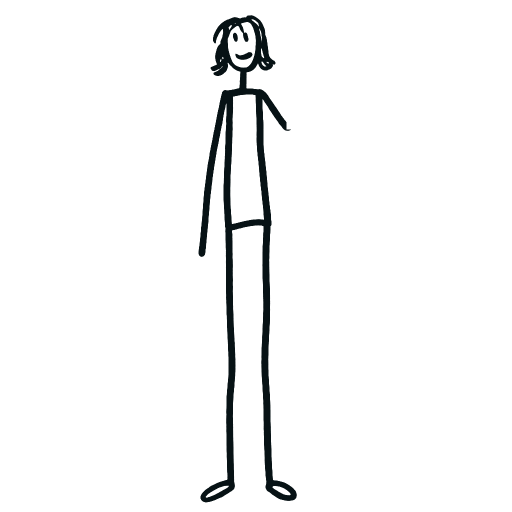
#> input picture assets/body.webp, 1024 x 1024 px (shown at 1/2 size)
$ python prepare_poses.py
#> lines starting #> are read from the running program, lines starting #| are printed output that depends on the picture
"""Build four new poses around the supplied, unchanged marker-drawn head.
Run after prepare_assets.py. Pillow is the only build dependency.
The website uses only the resulting small, transparent WebP files.
"""
from pathlib import Path
from PIL import Image, ImageDraw

ROOT = Path(__file__).resolve().parent
S = 3
INK = (7, 18, 21, 255)
original = Image.open(ROOT / 'assets/body.webp').convert('RGBA')
#> original is the input picture: PIL image 1024x1024 RGBA; mean R, G, B, A 0.3, 0.7, 0.8, 9.4
head = original.crop((414, 22, 556, 153))
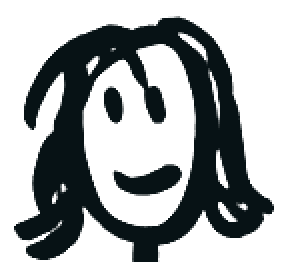
#> head: PIL image 142x131 RGBA (shown 2 times larger); mean R, G, B, A 2.8, 7.2, 8.4, 96.8; transparent parts drawn white

class Drawing:
    def __init__(self):
        self.im = Image.new('RGBA', (640*S, 640*S))
        self.d = ImageDraw.Draw(self.im)
    def path(self, start, *segments, width=8, color=INK):
        points = [start]
        for segment in segments:
            if len(segment) == 2:
                points.append(segment)
            else:
                x0,y0 = points[-1]
                x1,y1,x2,y2,x3,y3 = segment
                for i in range(1,41):
                    t=i/40; u=1-t
                    points.append((u*u*u*x0+3*u*u*t*x1+3*u*t*t*x2+t*t*t*x3,
                                   u*u*u*y0+3*u*u*t*y1+3*u*t*t*y2+t*t*t*y3))
        p=[(round(x*S),round(y*S)) for x,y in points]
        self.d.line(p,fill=color,width=round(width*S),joint='curve')
        r=width*S/2
        for x,y in (p[0],p[-1]):
            self.d.ellipse((x-r,y-r,x+r,y+r),fill=color)
    def face(self, x=234, y=34, w=160, glasses=False):
        h=round(w*head.height/head.width)
        self.im.alpha_composite(head.resize((w*S,h*S),Image.Resampling.LANCZOS),(x*S,y*S))
        if glasses:
            def P(a,b): return (x+(a-414)*w/142,y+(b-22)*w/142)
            # Open, slightly irregular professional frames: the original eyes stay visible.
            self.path(P(453,60), P(477,59),P(477,81),P(458,82),P(453,60),width=4.3)
            self.path(P(483,59),P(504,56),P(508,78),P(487,81),P(483,59),width=4.3)
            self.path(P(477,66),P(484,66),width=4)
            self.path(P(505,62),P(518,58),width=4)
    def save(self,name):
        self.im.resize((640,640),Image.Resampling.LANCZOS).save(ROOT/'assets'/f'egor-{name}.webp',lossless=True)

# Off duty: long limbs folded over a tiny, wonky stool.
a=Drawing()
#> in __init__, `self.im = Image.new('RGBA', (640*S, 640*S))`: self.im: PIL image 1920x1920 RGBA; every value is 0
a.path((248,419),(410,417),width=6)
#> the loop in path, `for x,y in (p[0],p[-1]):` made 2 passes
#> (x, y) on passes 1 to 2: (744, 1257), (1230, 1251)
a.path((262,420),(252,478,248,538,236,574),width=6)
#> the loop in path (call 2), `for x,y in (p[0],p[-1]):` made 2 passes
#> (x, y) on passes 1 to 2: (786, 1260), (708, 1722)
a.path((397,420),(404,482,420,541,428,571),width=6)
a.face(x=230,y=47,w=164)
a.path((311,191),(310,217,311,226,310,240),width=9)
a.path((275,239),(299,235,332,238,348,238),(349,275,350,326,360,383),(332,392,303,394,277,387),(273,345,278,286,275,239),width=9)
a.path((277,242),(250,287,247,330,267,369),(286,382,313,382,332,380),width=8)
a.path((348,244),(371,278,392,303,411,311),(422,286,425,264,424,247),width=8)
a.path((282,391),(325,416,367,415,414,410),(438,443,453,480,473,521),width=10)
a.path((359,390),(382,375,414,372,449,382),(453,421,457,457,456,481),width=9)
a.path((474,521),(490,515,515,521,520,531),(506,542,487,540,474,521),width=8)
a.path((455,482),(470,476,489,477,496,487),(481,499,466,497,455,482),width=8)
a.save('seated')

# On brand: same face and hair, open glasses, crossed arms, original long-legged silhouette.
b=Drawing(); b.face(x=237,y=20,w=156,glasses=True)
#> call 2 of face, with x = 237, y = 20, w = 156, glasses = True
#> in face (call 2), `self.im.alpha_composite(head.resize((w*S,h*S),Image.Resampling.LANCZOS..`:
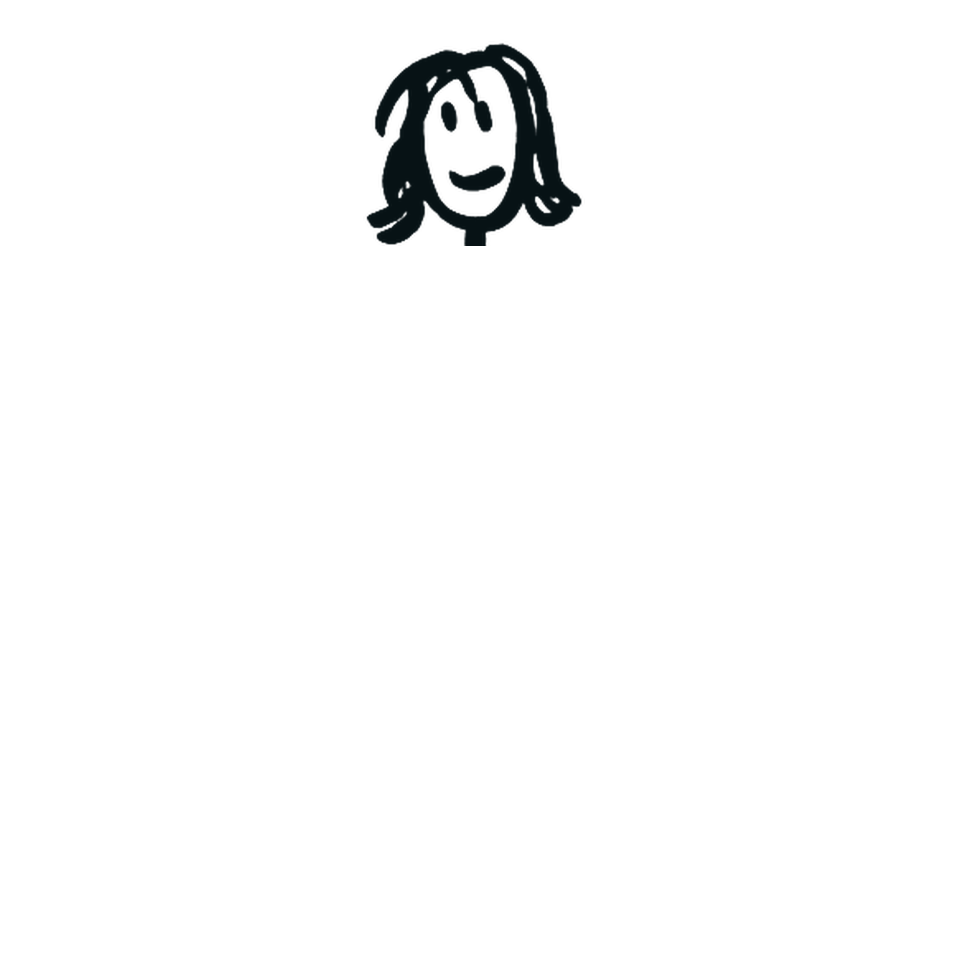
#> self.im: PIL image 1920x1920 RGBA (shown at 1/2 size); mean R, G, B, A 0.2, 0.4, 0.5, 5.3; transparent parts drawn white
b.path((315,158),(314,178,314,190,314,209),width=9)
b.path((277,211),(295,205,334,205,351,209),(354,254,354,304,361,343),(330,339,301,349,279,347),(276,306,277,254,277,211),width=9)
b.path((277,213),(262,241,246,265,245,285),(266,304,320,304,348,281),width=9)
b.path((351,211),(369,235,387,271,385,292),(359,304,310,281,280,276),width=9)
b.path((282,348),(278,417,281,490,280,571),width=10)
b.path((358,345),(361,410,359,485,367,572),width=10)
b.path((280,571),(258,568,239,579,232,593),(248,599,267,583,280,579),width=8)
b.path((368,573),(385,571,403,583,408,593),(396,604,374,586,367,580),width=8)
b.save('confident')

# Your guide: an open gesture drawn as one line, never a palm or fingers.
c=Drawing(); c.face(x=229,y=25,w=158)
#> call 3 of face, with x = 229, y = 25, w = 158, glasses = False
#> in face (call 3), `self.im.alpha_composite(head.resize((w*S,h*S),Image.Resampling.LANCZOS..`:
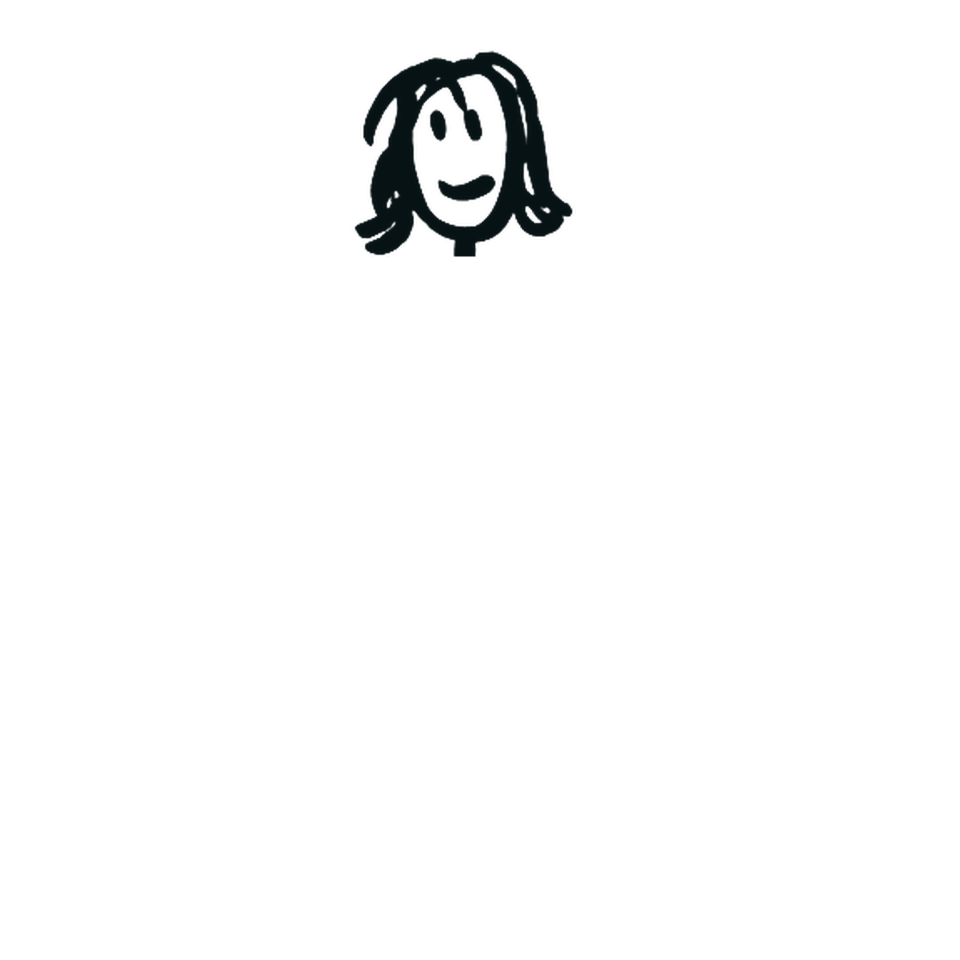
#> self.im: PIL image 1920x1920 RGBA (shown at 1/2 size); mean R, G, B, A 0.2, 0.4, 0.5, 5.4; transparent parts drawn white
c.path((307,165),(307,182,307,198,307,213),width=9)
c.path((272,214),(294,210,324,212,345,214),(349,261,345,306,354,349),(324,349,293,357,272,353),(270,306,272,258,272,214),width=9)
c.path((345,217),(371,247,392,273,418,279),(443,252,463,219,481,198),width=9)
c.path((270,219),(251,259,235,301,231,352),width=9)
c.path((276,355),(280,425,277,493,277,573),width=10)
c.path((350,353),(364,422,389,492,404,562),width=10)
c.path((277,573),(257,572,237,580,232,593),(245,599,264,587,278,579),width=8)
c.path((405,562),(425,561,445,567,448,580),(433,587,412,576,405,570),width=8)
c.save('guide')

# The curious one: sitting, elbow supported, a simple line resting by the chin.
d=Drawing(); d.face(x=224,y=40,w=162)
#> call 4 of face, with x = 224, y = 40, w = 162, glasses = False
#> in face (call 4), `self.im.alpha_composite(head.resize((w*S,h*S),Image.Resampling.LANCZOS..`:
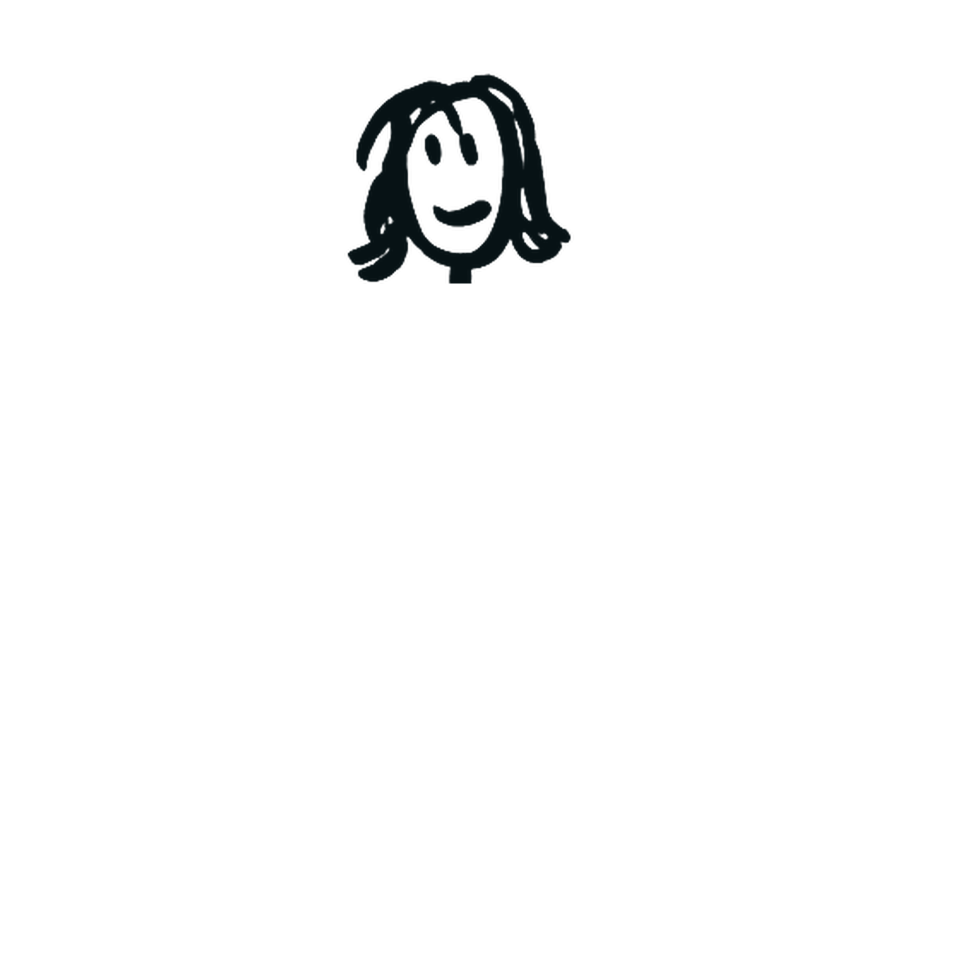
#> self.im: PIL image 1920x1920 RGBA (shown at 1/2 size); mean R, G, B, A 0.2, 0.5, 0.5, 5.7; transparent parts drawn white
d.path((305,185),(304,205,305,220,305,237),width=9)
d.path((269,238),(292,234,326,236,347,239),(348,281,349,321,355,359),(327,368,295,371,270,364),(268,320,270,274,269,238),width=9)
d.path((270,242),(251,275,244,313,262,329),(288,342,318,334,337,318),width=8)
d.path((347,241),(373,266,389,291,385,315),(360,295,342,254,337,207),width=8)
d.path((272,367),(319,390,360,404,401,421),(374,459,341,494,318,534),width=10)
d.path((353,362),(389,363,424,384,445,402),(419,448,387,490,369,534),width=9)
d.path((318,534),(296,530,279,538,277,550),(288,559,308,548,320,541),width=8)
d.path((369,534),(389,533,407,539,412,551),(397,560,377,546,369,542),width=8)
d.path((253,389),(236,389,226,391,212,390),(215,446,216,494,213,551),width=5)
d.path((215,390),(309,393),width=5)
d.save('curious')

# Build-only contact sheet, deliberately outside the deployable website.
sheet=Image.new('RGB',(1280,320),(3,175,213))
for i,name in enumerate(['seated','confident','guide','curious']):
    im=Image.open(ROOT/'assets'/f'egor-{name}.webp').resize((320,320))
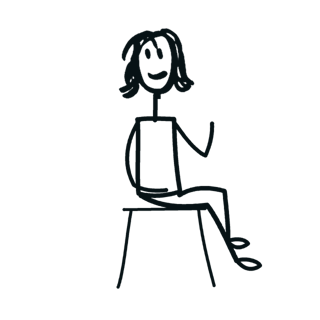
#> im: PIL image 320x320 RGBA; mean R, G, B, A 0.5, 1.4, 1.6, 15.3; transparent parts drawn white
    sheet.paste(im,(i*320,0),im)
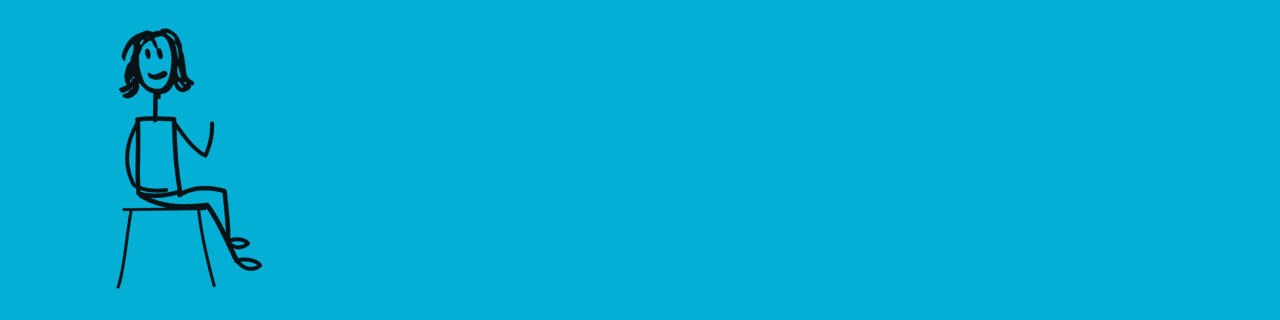
#> sheet: PIL image 1280x320 RGB; mean R, G, B 3.1, 172.6, 210.1
sheet.save(ROOT.parent/'egor-poses.png')
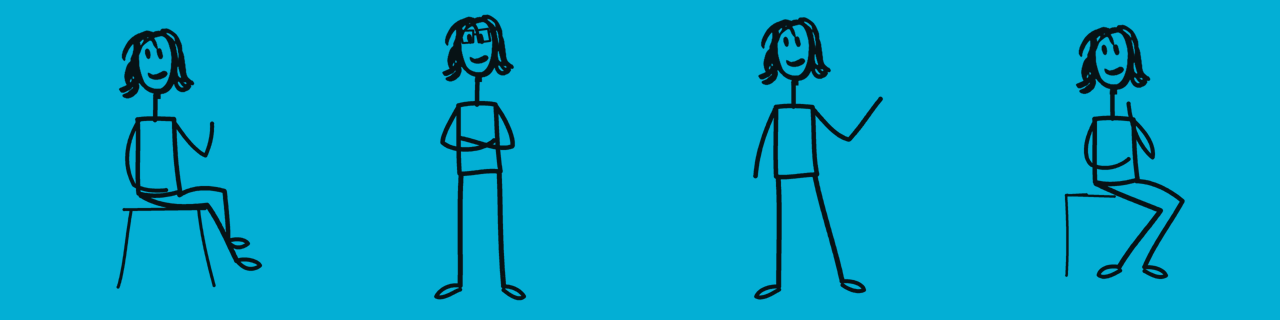
#> saved as egor-poses.png: PIL image 1280x320 RGB; mean R, G, B 3.2, 166.2, 202.2
print('Created four original-head poses.')
